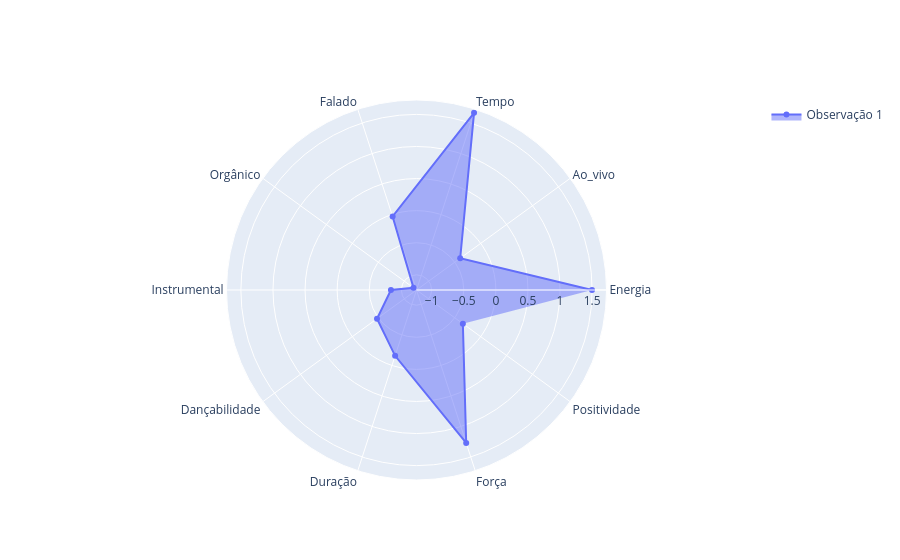

Source (notebook cell):
### Code cell
import plotly.graph_objects as go
from sklearn.preprocessing import StandardScaler
import pandas as pd

# Seleciona as colunas quantitativas
Quanti = df[['Energia', 'Ao_vivo', 'Tempo', 'Falado', 'Orgânico', 'Instrumental', 'Dançabilidade', 'Duração', 'Força', 'Positividade']]

# Padroniza as variáveis
scaler = StandardScaler()
Quanti_scaled = scaler.fit_transform(Quanti)

# Converte para DataFrame
Quanti_scaled = pd.DataFrame(Quanti_scaled, columns=Quanti.columns)

# Escolhe a observação (por exemplo, a primeira linha)
observation_index = 0  # Índice da observação desejada
observation = Quanti_scaled.iloc[observation_index]

# Cria o gráfico de radar
fig = go.Figure()

fig.add_trace(go.Scatterpolar(
    r=observation.values,
    theta=Quanti.columns,
    fill='toself',
    name=f'Observação {observation_index + 1}'
))

# Ajusta o layout do gráfico
fig.update_layout(
    polar=dict(
        radialaxis=dict(visible=True)
    ),
    showlegend=True
)

# Exibe o gráfico
fig.show()

### Figure 1 — Plotly figure (JSON) as saved in the notebook; plotly's stock layout.template omitted (floating-point values rounded to 4 significant figures)
{"data": [{"fill": "toself", "name": "Observação 1", "r": [1.498, -0.3948, 1.666, -0.03197, -1.178, -0.8382, -0.4759, -0.1581, 1.269, -0.3436], "theta": ["Energia", "Ao_vivo", "Tempo", "Falado", "Orgânico", "Instrumental", "Dançabilidade", "Duração", "Força", "Positividade"], "type": "scatterpolar"}], "layout": {"polar": {"radialaxis": {"visible": true}}, "showlegend": true}}
